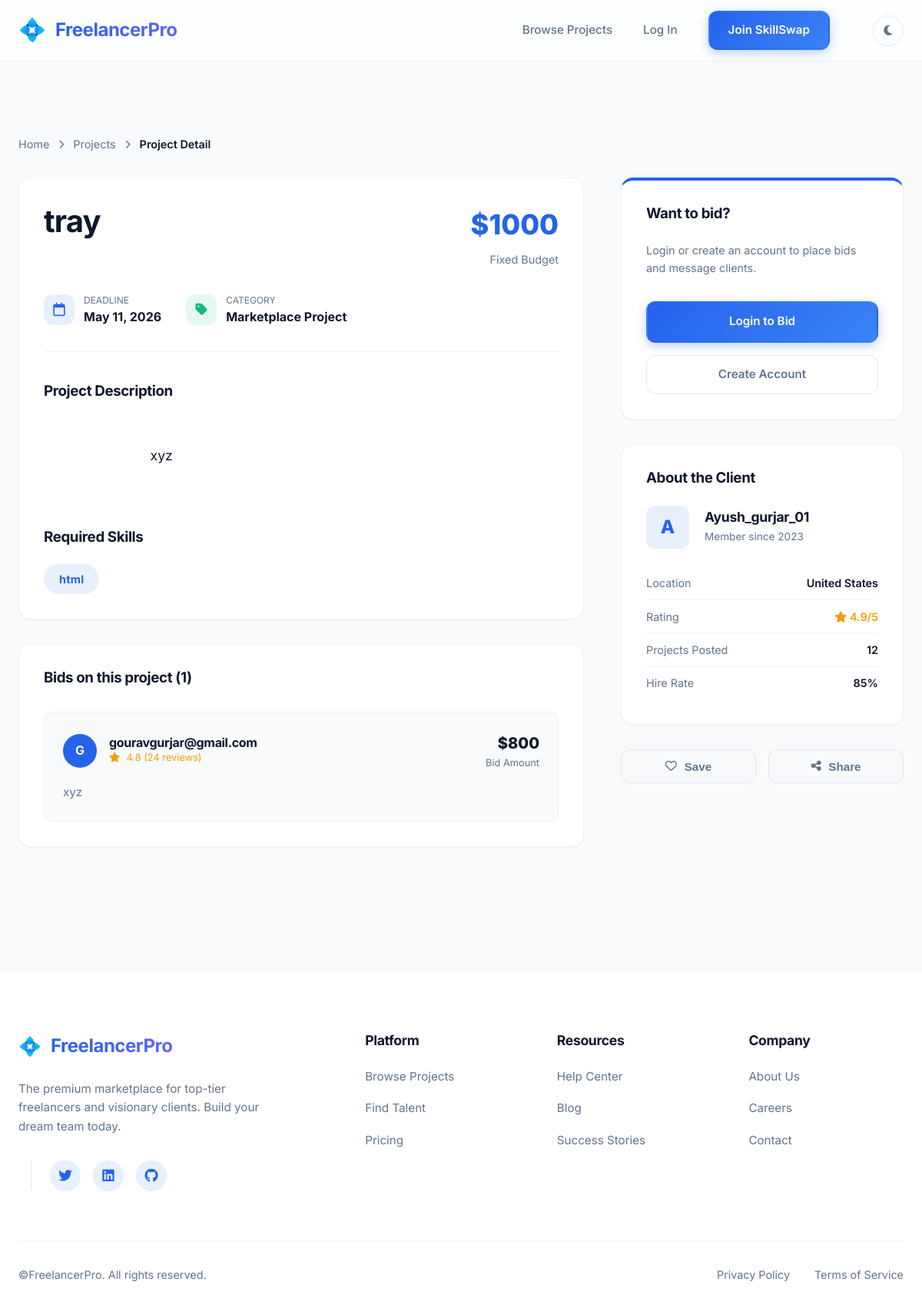
/projects/6/, run on the app's committed database.
### projects/models.py (models this page shows, shortened)
class Project(models.Model):
    client = models.ForeignKey(CustomUser, on_delete=models.CASCADE)
    title = models.CharField(max_length=200)
    description = models.TextField()
    budget = models.IntegerField()
    deadline = models.DateField()
    skills_required = models.CharField(max_length=255, blank=True)
    is_assigned = models.BooleanField(default=False)
    assigned_to = models.ForeignKey(
        CustomUser,
        on_delete=models.SET_NULL,
        null=True,
        blank=True,
        related_name='assigned_projects'
    )
    created_at = models.DateTimeField(auto_now_add=True)
    updated_at = models.DateTimeField(auto_now=True)

class Bid(models.Model):
    STATUS_CHOICES = (
        ('pending', 'Pending'),
        ('accepted', 'Accepted'),
        ('rejected', 'Rejected'),
    )
    project = models.ForeignKey(Project, on_delete=models.CASCADE)
    freelancer = models.ForeignKey(CustomUser, on_delete=models.CASCADE)
    amount = models.IntegerField()
    proposal = models.TextField()
    status = models.CharField(max_length=20, choices=STATUS_CHOICES, default='pending')
    created_at = models.DateTimeField(auto_now_add=True)

### users/models.py (models this page shows, shortened)
class CustomUser(AbstractUser):
    ROLE_CHOICES = (
        ('client', 'Client'),
        ('freelancer', 'Freelancer'),
    )
    role = models.CharField(max_length=20, choices=ROLE_CHOICES)
    is_verified = models.BooleanField(default=False)

### projects/views.py (the view)
# urls.py: path('<int:project_id>/', views.project_detail, name='project_detail'),
def project_detail(request, project_id):
    project = get_object_or_404(Project, id=project_id)
    bids = Bid.objects.filter(project=project)
    has_bid = False
    if request.user.is_authenticated:
        has_bid = Bid.objects.filter(project=project, freelancer=request.user).exists()
    return render(request, 'project_detail.html', {
        'project': project,
        'bids': bids,
        'has_bid': has_bid
    })

### templates/project_detail.html (shortened to what this page needs)
{% extends 'base.html' %}
{% load static %}
{% block content %}
<section class="section-padding" style="background: var(--background); min-height: 100vh; transition: var(--transition-smooth);">
    <div class="container">
        <nav style="margin-bottom: 2rem; display: flex; align-items: center; gap: 0.75rem; font-size: 0.9rem; color: var(--text-muted);">
            <a href="{% url 'home' %}">Home</a>
            <i class="fas fa-chevron-right" style="font-size: 0.7rem;"></i>
            <a href="{% url 'project_list' %}">Projects</a>
            <i class="fas fa-chevron-right" style="font-size: 0.7rem;"></i>
            <span style="color: var(--secondary); font-weight: 600;">Project Detail</span>
        </nav>
        <div class="detail-layout">
            <div style="display: flex; flex-direction: column; gap: 2rem;">
                <div class="card">
                    <div style="display: flex; justify-content: space-between; align-items: flex-start; margin-bottom: 2rem;">
                        <h1 style="font-size: 2.5rem; flex: 1;">{{ project.title }}</h1>
                        <div style="text-align: right;">
                            <div style="font-size: 2.25rem; font-weight: 800; color: var(--primary);">${{ project.budget }}</div>
                            <p style="color: var(--text-muted); font-size: 0.9rem; margin-top: 0.25rem;">Fixed Budget</p>
                        </div>
                    </div>
                    <div style="display: flex; gap: 2rem; margin-bottom: 2.5rem; padding-bottom: 2rem; border-bottom: 1px solid var(--border-light);">
                        <div style="display: flex; align-items: center; gap: 0.75rem;">
                            <div class="stat-icon" style="width: 40px; height: 40px; font-size: 1.1rem; background: var(--primary-soft); color: var(--primary);">
                                <i class="far fa-calendar"></i>
                            </div>
                            <div>
                                <p style="font-size: 0.75rem; color: var(--text-muted); text-transform: uppercase; margin: 0;">Deadline</p>
                                <p style="font-weight: 700; margin: 0;">{{ project.deadline }}</p>
                            </div>
                        </div>
                        <div style="display: flex; align-items: center; gap: 0.75rem;">
                            <div class="stat-icon" style="width: 40px; height: 40px; font-size: 1.1rem; background: var(--success-soft); color: var(--success);">
                                <i class="fas fa-tag"></i>
                            </div>
                            <div>
                                <p style="font-size: 0.75rem; color: var(--text-muted); text-transform: uppercase; margin: 0;">Category</p>
                                <p style="font-weight: 700; margin: 0;">Marketplace Project</p>
                            </div>
                        </div>
                    </div>
                    <div style="margin-bottom: 3rem;">
                        <h3 style="margin-bottom: 1.5rem;">Project Description</h3>
                        <div style="line-height: 1.8; color: var(--text-main); font-size: 1.1rem; white-space: pre-wrap;">
                            {{ project.description }}
                        </div>
                    </div>
                    <div>
                        <h3 style="margin-bottom: 1.5rem;">Required Skills</h3>
                        <div style="display: flex; flex-wrap: wrap; gap: 0.75rem;">
                            {% if project.skills_required %}
                                {% for skill in project.skills_required.split %}
                                    <span class="badge badge-primary" style="padding: 0.5rem 1.25rem; font-size: 0.9rem;">{{ skill|cut:"," }}</span>
                                {% endfor %}
                            {% else %}
                                <p style="color: var(--text-muted);">No specific skills requested.</p>
                            {% endif %}
                        </div>
                    </div>
                </div>
                <div class="card">
                    <h3 style="margin-bottom: 2rem; display: flex; align-items: center; justify-content: space-between;">
                        <span>Bids on this project ({{ bids.count }})</span>
                    </h3>
                    <div style="display: flex; flex-direction: column; gap: 1.5rem;">
                        {% for bid in bids %}
                        <div style="padding: 1.5rem; background: var(--background); border-radius: 12px; border: 1px solid var(--border-light);">
                        <div class="bid-card-header" style="display: flex; justify-content: space-between; align-items: center; margin-bottom: 1rem;">
                                <div style="display: flex; align-items: center; gap: 1rem;">
                                    <div style="width: 44px; height: 44px; border-radius: 50%; background: var(--primary); color: white; display: flex; align-items: center; justify-content: center; font-weight: 700;">
                                        {{ bid.freelancer.username|slice:":1"|upper }}
                                    </div>
                                    <div>
                                        <h4 style="margin: 0;">{{ bid.freelancer.username }}</h4>
                                        <div style="display: flex; align-items: center; gap: 0.5rem; font-size: 0.8rem; color: #f59e0b;">
                                            <i class="fas fa-star"></i> 4.8 (24 reviews)
                                        </div>
                                    </div>
                                </div>
                                <div style="text-align: right;">
                                    <div style="font-weight: 800; font-size: 1.25rem; color: var(--secondary);">${{ bid.amount }}</div>
                                    <p style="font-size: 0.8rem; color: var(--text-muted); margin: 0;">Bid Amount</p>
                                </div>
                            </div>
                           <p style="color: var(--text-muted); font-size: 0.95rem; line-height: 1.6;">
                                {{ bid.proposal|truncatechars:150 }}
                            </p>
                        </div>
                        {% empty %}
                        <p style="text-align: center; padding: 2rem; color: var(--text-muted);">No bids yet Be the first to bid!</p>
                        {% endfor %}
                    </div>
                </div>
            </div>
            <div style="display: flex; flex-direction: column; gap: 2rem; position: sticky; top: 120px;">
                <div class="card glass shadow-lg" style="border-top: 4px solid var(--primary);">
                    {% if user.is_authenticated %}
                        {% if user == project.client %}
                            <h3 style="margin-bottom: 1.5rem;">Manage Project</h3>
                            <div style="display: flex; flex-direction: column; gap: 1rem;">
                                <a href="{% url 'view_bids' project.id %}" class="btn btn-primary" style="width: 100%;">View All Bids</a>
                                <a href="#" class="btn btn-outline" style="width: 100%;">Edit Project</a>
                                <a href="#" class="btn btn-outline" style="width: 100%; color: var(--danger); border-color: rgba(239, 68, 68, 0.2);">Delete Project</a>
                            </div>
                        {% elif user.role == 'freelancer' %}
                            {% if has_bid %}
                                <div style="text-align: center; padding: 1rem;">
                                    <div class="stat-icon" style="margin: 0 auto 1.5rem; background: var(--success-soft); color: var(--success);">
                                        <i class="fas fa-check-circle"></i>
                                    </div>
                                    <h3>Bid Submitted</h3>
                                    <p style="color: var(--text-muted); margin-top: 1rem;">You have already placed a bid on this project.</p>
                                    <a href="#" class="btn btn-outline" style="width: 100%; margin-top: 2rem;">Edit Your Bid</a>
                                </div>
                            {% else %}
                                <h3 style="margin-bottom: 1rem;">Interested in this project?</h3>
                                <p style="color: var(--text-muted); font-size: 0.9rem; margin-bottom: 2rem;">Submit your best proposal and budget to win this project.</p>
                                <a href="{% url 'place_bid' project.id %}" class="btn btn-primary btn-lg" style="width: 100%;">Place a Bid</a>
                                <p style="text-align: center; margin-top: 1.5rem; font-size: 0.85rem; color: var(--text-muted);">
                                    <i class="fas fa-info-circle"></i> Bids are visible to the client only.
                                </p>
                            {% endif %}
                        {% endif %}
                    {% else %}
                        <h3 style="margin-bottom: 1.5rem;">Want to bid?</h3>
                        <p style="color: var(--text-muted); font-size: 0.9rem; margin-bottom: 2rem;">Login or create an account to place bids and message clients.</p>
                        <a href="{% url 'login' %}?next={{ request.path }}" class="btn btn-primary" style="width: 100%;">Login to Bid</a>
                        <a href="{% url 'register' %}" class="btn btn-outline" style="width: 100%; margin-top: 1rem;">Create Account</a>
                    {% endif %}
                </div>
                <div class="card">
                    <h3 style="margin-bottom: 1.5rem;">About the Client</h3>
                    <div style="display: flex; align-items: center; gap: 1.25rem; margin-bottom: 1.5rem;">
                        <div style="width: 56px; height: 56px; border-radius: 12px; background: var(--primary-soft); color: var(--primary); display: flex; align-items: center; justify-content: center; font-size: 1.5rem; font-weight: 800;">
                            {{ project.client.username|slice:":1"|upper }}
                        </div>
                        <div>
                            <h4 style="margin: 0; font-size: 1.1rem;">{{ project.client.username }}</h4>
                            <p style="font-size: 0.85rem; color: var(--text-muted); margin: 0.25rem 0 0 0;">Member since 2023</p>
                        </div>
                    </div>
                        <div class="info-row"><span class="label">Location</span><span class="value">United States</span></div>
                        <div class="info-row"><span class="label">Rating</span><span class="value" style="color: var(--warning);"><i class="fas fa-star"></i> 4.9/5</span></div>
                        <div class="info-row"><span class="label">Projects Posted</span><span class="value">12</span></div>
                        <div class="info-row"><span class="label">Hire Rate</span><span class="value">85%</span></div>
                </div>
                <div style="display: flex; gap: 1rem;">
                    <button class="btn btn-outline" style="flex: 1;"><i class="far fa-heart"></i> Save</button>
                    <button class="btn btn-outline" style="flex: 1;"><i class="fas fa-share-alt"></i> Share</button>
                </div>
            </div>
        </div>
    </div>
</section>
{% endblock %}

### data on the page
Project: title "tray", budget "1000", deadline "May 11, 2026", description "xyz", split "html", client.username "A", client.username "Ayush_gurjar_01"
Bid: freelancer.username "G", freelancer.username "gouravgurjar@gmail.com", amount "800", proposal "xyz"

### other printed values
{{ bids.count }} "1"
